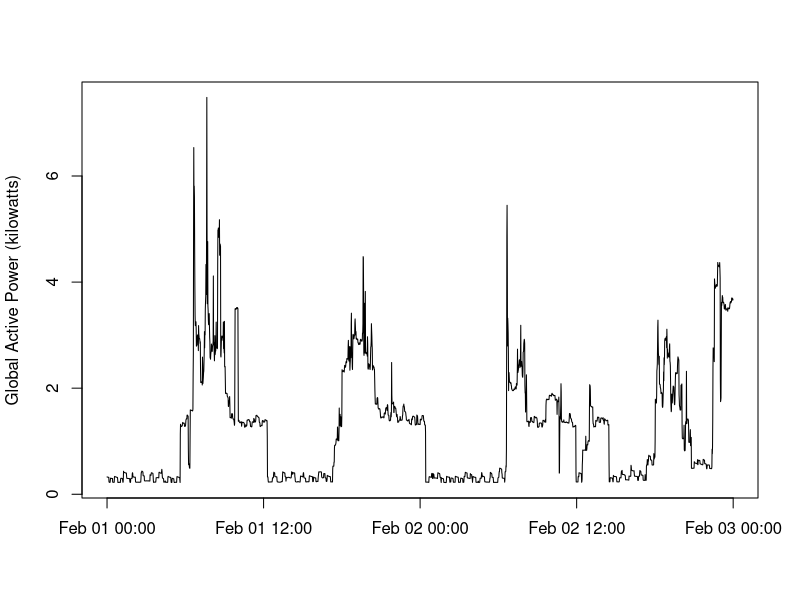
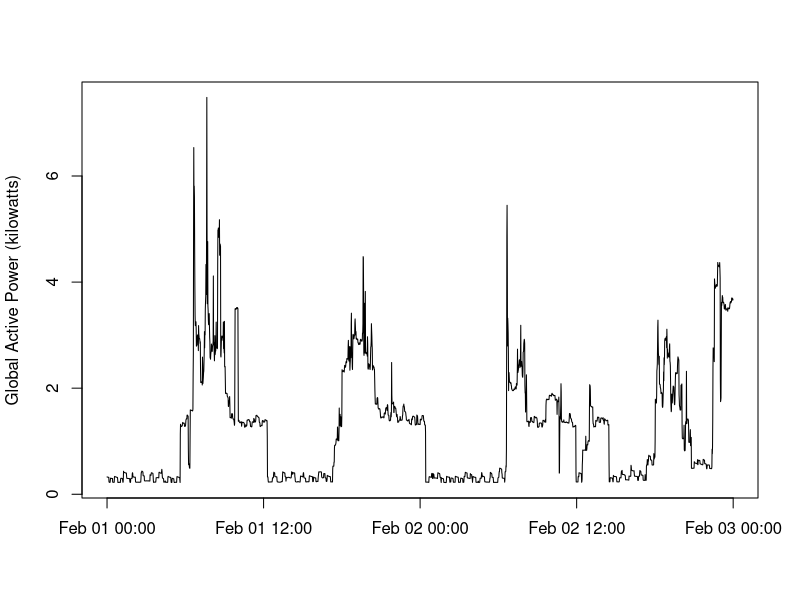

Write the R code that produced these figures, in order.
do_plot <- function() {
	data <- read.csv("data.csv", colClasses = c("character", "POSIXct", "numeric", "numeric", "numeric", "numeric", "numeric", "numeric", "numeric"))
	with(data, plot(Datetime, Global_active_power, type = "l", xlab = "", ylab = "Global Active Power (kilowatts)"))
}

do_plot()
png("plot2.png")
do_plot()
dev.off()
